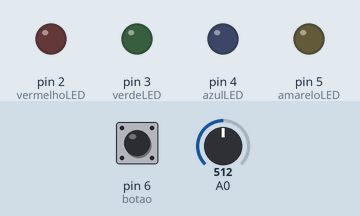
Bench run of a sketch on a simulated Arduino Uno, built with avr-gcc and run on an emulated ATmega328P. Parts: output pins drawn as LEDs (lit = HIGH). Inputs (shaded band) come from the test bench; at power-on: pin 6 (botao) LOW, A0 = 512. Random numbers use the default seed unless the sketch sets one; what the sketch prints to the serial monitor is not drawn. At 2.7 s the program stops and its outputs stay as they are.

Above: at 1.8 s.
1.9 s: pin 6 (botao) pulled HIGH for 0.15 s
At 2.05 s:
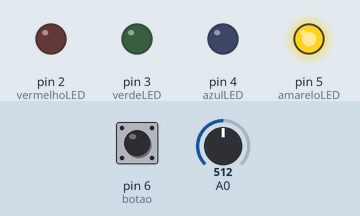
Timing chart, 0 to 4.2 s (numbered marks = the images above; inputs shaded):
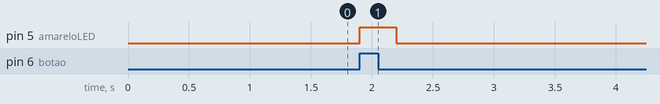

The sketch:

simonSays.ino
```cpp
const int vermelhoLED = 2;
const int verdeLED = 3;
const int azulLED = 4;
const int amareloLED = 5;
const int botao = 6;

int sequencia[] = {vermelhoLED, verdeLED, azulLED, amareloLED};
int sequenciaJogador[4];
int rodada = 0;
int estadoBotao = LOW;
int ultimoEstadoBotao = LOW;

void setup() {
  pinMode(vermelhoLED, OUTPUT);
  pinMode(verdeLED, OUTPUT);
  pinMode(azulLED, OUTPUT);
  pinMode(amareloLED, OUTPUT);
  pinMode(botao, INPUT);
  randomSeed(analogRead(0));
  Serial.begin(9600);
}

void loop() {
  if (rodada == 0) {
    // Gera um novo padrão
    for (int i = 0; i < 4; i++) {
      int corAleatoria = random(0, 4);
      sequencia[i] = corAleatoria;
    }
  }

  for (int i = 0; i <= rodada; i++) {
    digitalWrite(sequencia[i], HIGH);
    delay(500);
    digitalWrite(sequencia[i], LOW);
    delay(500);
  }

  // Agora é a vez do jogador repetir a sequência
  for (int i = 0; i <= rodada; i++) {
    int corPressionada = aguardarBotaoPressionado();
    sequenciaJogador[i] = corPressionada;
    delay(500);
  }

  // Verifica se o jogador acertou a sequência
  bool sequenciaCorreta = true;
  for (int i = 0; i <= rodada; i++) {
    if (sequencia[i] != sequenciaJogador[i]) {
      sequenciaCorreta = false;
      break;
    }
  }

  if (sequenciaCorreta) {
    Serial.println("Rodada " + String(rodada + 1) + " - Correto!");
    rodada++;
    delay(1000);
  } else {
    Serial.println("Fim de Jogo - Você chegou até a rodada " + String(rodada));
    while (true);  // Fim do jogo
  }
}

int aguardarBotaoPressionado() {
  int corPressionada = 0;

  while (corPressionada == 0) {
    estadoBotao = digitalRead(botao);
    if (estadoBotao != ultimoEstadoBotao) {
      if (estadoBotao == HIGH) {
        corPressionada = determinarCorPressionada();
        digitalWrite(corPressionada, HIGH);
        delay(300);
        digitalWrite(corPressionada, LOW);
      }
    }
    ultimoEstadoBotao = estadoBotao;
  }

  return corPressionada;
}

int determinarCorPressionada() {
  int valorBotao = analogRead(A0);
  if (valorBotao < 100) {
    return vermelhoLED;
  } else if (valorBotao >= 100 && valorBotao < 300) {
    return verdeLED;
  } else if (valorBotao >= 300 && valorBotao < 500) {
    return azulLED;
  } else if (valorBotao >= 500) {
    return amareloLED;
  }
}
```

Measured:
- after the input at 1.9 s, pin 5 (amareloLED): LOW → HIGH at once, → LOW 0.30 s later
